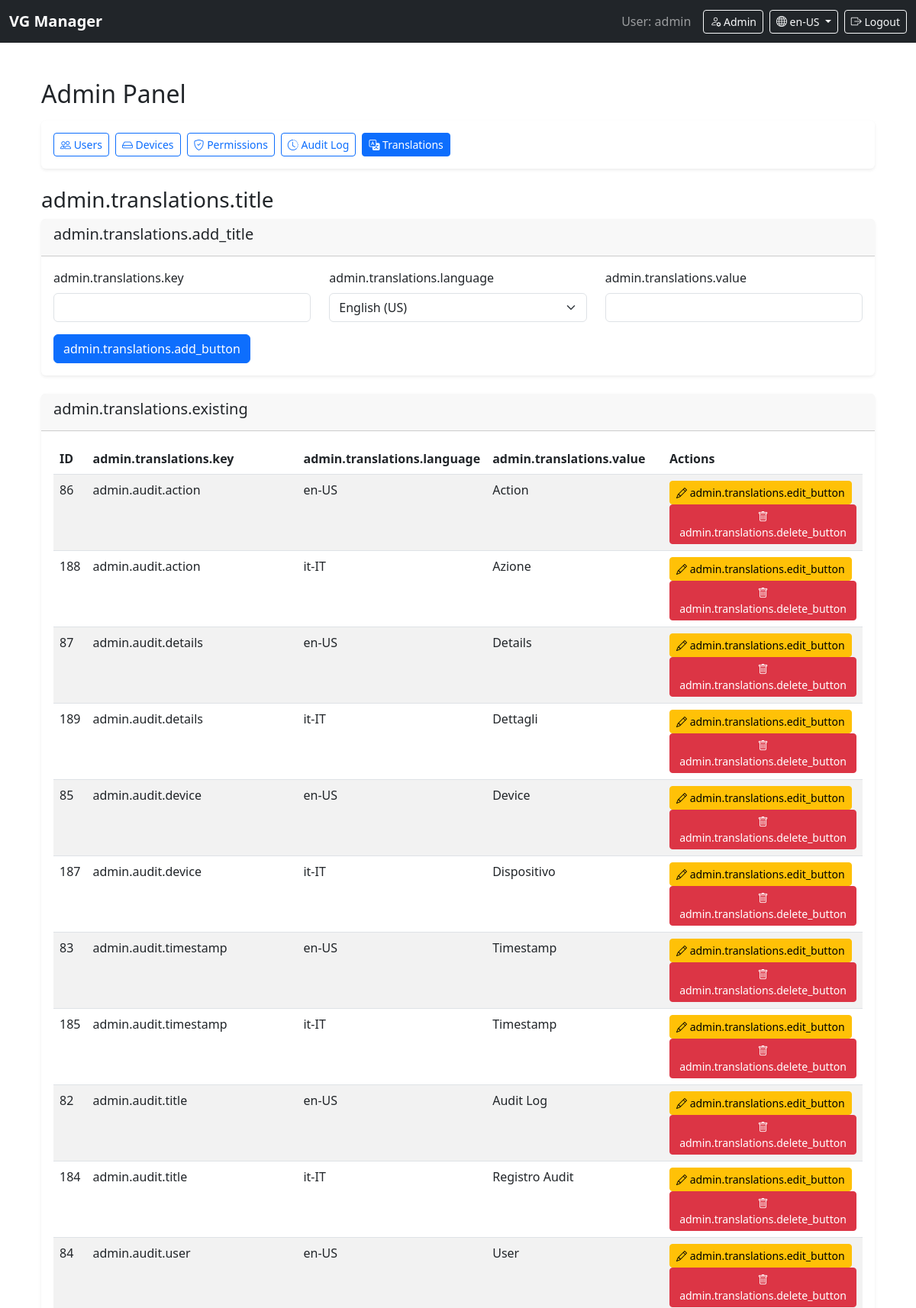
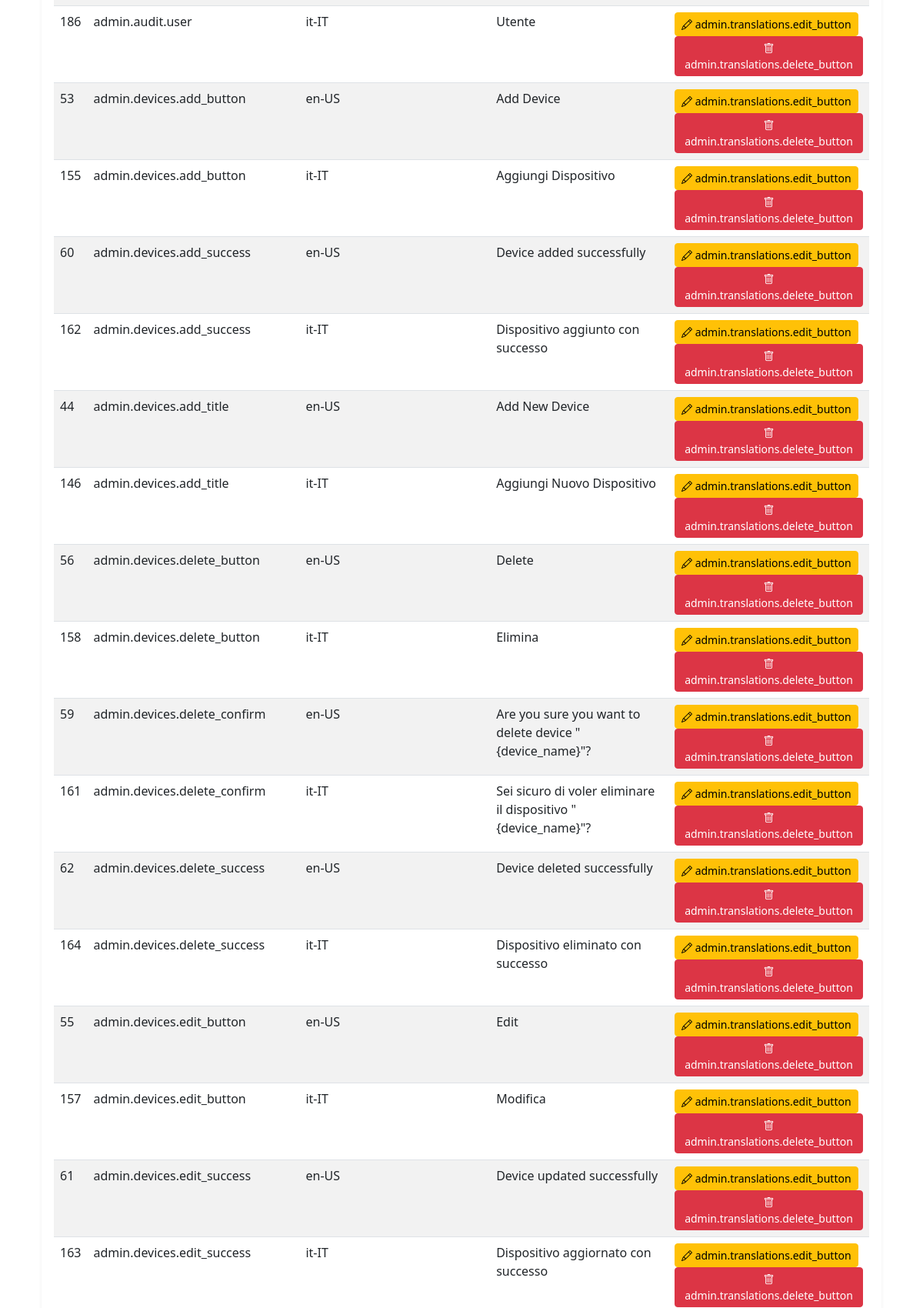
The app's page /admin/translations (signed in, upper part) with its own data (2 pictures, top to bottom).
### models.py (models this page shows, shortened)
class User(UserMixin, db.Model):
    id = db.Column(db.Integer, primary_key=True)
    username = db.Column(db.String(150), unique=True, nullable=False)
    password_hash = db.Column(db.String(200), nullable=False)
    role_mask = db.Column(db.Integer, default=Permissions.NONE)
    def can(self, permission):
        return (self.role_mask & permission) == permission

class Translation(db.Model):
    id = db.Column(db.Integer, primary_key=True)
    key = db.Column(db.String(100), index=True, nullable=False)   # 'login.welcome', 'device.name'
    language_code = db.Column(db.String(10), db.ForeignKey('language.code'), nullable=False)
    value = db.Column(db.Text, nullable=False)
    created_at = db.Column(db.DateTime, default=datetime.utcnow)
    updated_at = db.Column(db.DateTime, onupdate=datetime.utcnow)
    language = db.relationship('Language', backref='translations')

### app.py (the view, shortened to what this page needs)
@app.route('/admin/translations', methods=['GET', 'POST'])
@login_required
@admin_required
def admin_translations():
    translations = Translation.query.order_by(Translation.key, Translation.language_code).all()
    languages = Language.query.filter_by(is_active=True).all()
    return render_template('admin_translations.html', translations=translations, languages=languages, active_page='translations')

### app.py (called while the page is built)
@login_manager.user_loader
def load_user(user_id):
    return User.query.get(int(user_id))

def admin_required(f):
    @wraps(f)
    def decorated_function(*args, **kwargs):
        if not current_user.is_authenticated or not current_user.can(Permissions.ADMIN_ACCESS):
            flash("Admin access required", "danger")
            return redirect(url_for('dashboard'))
        return f(*args, **kwargs)
    return decorated_function

### services/translation_service.py (called while the page is built)
    def _before_request(self):
        language_code = session.get('language', 'en-US')
        g.current_language = language_code

    def _context_processor(self):
        return {
            'get_translation': self.get_translation,
            'get_translation_with_params': self.get_translation_with_params,
            'current_language': self.get_current_language,
            'available_languages': self.get_available_languages
        }

    def get_current_language(self):
        return getattr(g, 'current_language', 'en-US')

    def get_translation(self, key, language_code=None):
        if self._translation_cache is None:
            self._translation_cache = lru_cache(maxsize=1000)(self._get_translation_uncached)
        return self._translation_cache(key, language_code)

### templates/admin_translations.html (shortened to what this page needs)
{% extends "admin_base.html" %}
{% block admin_content %}
<h3>{{ get_translation('admin.translations.title') }}</h3>
<div class="card mb-4">
    <div class="card-header">
        <h5>{{ get_translation('admin.translations.add_title') }}</h5>
    </div>
    <div class="card-body">
        <form method="POST" action="{{ url_for('admin_translations') }}">
            <div class="row mb-3">
                <div class="col-md-4">
                    <label for="key" class="form-label">{{ get_translation('admin.translations.key') }}</label>
                    <input type="text" class="form-control" id="key" name="key" required>
                </div>
                <div class="col-md-4">
                    <label for="language_code" class="form-label">{{ get_translation('admin.translations.language') }}</label>
                    <select class="form-select" id="language_code" name="language_code" required>
                        {% for lang in languages %}
                        <option value="{{ lang.code }}">{{ lang.name }}</option>
                        {% endfor %}
                    </select>
                </div>
                <div class="col-md-4">
                    <label for="value" class="form-label">{{ get_translation('admin.translations.value') }}</label>
                    <input type="text" class="form-control" id="value" name="value" required>
                </div>
            </div>
            <button type="submit" class="btn btn-primary">{{ get_translation('admin.translations.add_button') }}</button>
        </form>
    </div>
</div>
<div class="card">
    <div class="card-header">
        <h5>{{ get_translation('admin.translations.existing') }}</h5>
    </div>
    <div class="card-body">
        <div class="table-responsive">
            <table class="table table-striped">
                <thead>
                    <tr>
                        <th>ID</th>
                        <th>{{ get_translation('admin.translations.key') }}</th>
                        <th>{{ get_translation('admin.translations.language') }}</th>
                        <th>{{ get_translation('admin.translations.value') }}</th>
                        <th>{{ get_translation('general.action') }}</th>
                    </tr>
                </thead>
                <tbody>
                    {% for translation in translations %}
                    <tr>
                        <td>{{ translation.id }}</td>
                        <td>{{ translation.key }}</td>
                        <td>{{ translation.language_code }}</td>
                        <td>{{ translation.value }}</td>
                        <td>
                            <button class="btn btn-sm btn-warning edit-translation-btn"
                                    data-translation-id="{{ translation.id }}"
                                    data-translation-key="{{ translation.key }}"
                                    data-translation-language="{{ translation.language_code }}"
                                    data-translation-value="{{ translation.value }}">
                                <i class="bi bi-pencil"></i> {{ get_translation('admin.translations.edit_button') }}
                            </button>
                            <button class="btn btn-sm btn-danger delete-translation-btn"
                                    data-translation-id="{{ translation.id }}"
                                    data-translation-key="{{ translation.key }}">
                                <i class="bi bi-trash"></i> {{ get_translation('admin.translations.delete_button') }}
                            </button>
                        </td>
                    </tr>
                    {% endfor %}
                </tbody>
            </table>
        </div>
    </div>
</div>
</div>
{% endblock %}

### templates/layout.html (shortened to what this page needs)
<!DOCTYPE html>
<html lang="en">
<head>
    <link href="https://cdn.jsdelivr.net/npm/bootstrap@5.3.0/dist/css/bootstrap.min.css" rel="stylesheet">
    <link rel="stylesheet" href="https://cdn.jsdelivr.net/npm/bootstrap-icons@1.10.0/font/bootstrap-icons.css">
</head>
<body>
    <nav class="navbar navbar-dark bg-dark navbar-expand-lg fixed-top">
        <div class="container-fluid">
            <a class="navbar-brand" href="{{ url_for('dashboard') }}">VG Manager</a>
            <div class="collapse navbar-collapse" id="navbarNav">
                <div class="d-flex flex-column flex-md-row align-items-md-center">
                    <span class="navbar-text me-3 mb-2 mb-md-0 d-none d-lg-inline">
                        User: {{ current_user.username }}
                    </span>
                    <div class="d-flex flex-wrap gap-2">
                        {% if current_user.can(1) %}
                        <a href="{{ url_for('admin_dashboard') }}" class="btn btn-sm btn-outline-light">
                            <i class="bi bi-person-gear"></i> <span class="d-none d-sm-inline">Admin</span>
                        </a>
                        {% endif %}
                        <div class="dropdown">
                            <button class="btn btn-sm btn-outline-light dropdown-toggle" type="button" id="languageDropdown" data-bs-toggle="dropdown" aria-expanded="false">
                                <i class="bi bi-globe"></i> <span class="d-none d-sm-inline">{{ current_language() }}</span>
                            </button>
                        </div>
                        <a href="{{ url_for('logout') }}" class="btn btn-sm btn-outline-light">
                            <i class="bi bi-box-arrow-right"></i> <span class="d-none d-sm-inline">Logout</span>
                        </a>
                    </div>
                </div>
            </div>
        </div>
    </nav>
    <div class="container mt-4">
        <div class="row">
            <div class="col-12">
        {% if content_type == 'dashboard' %}
            <h3>{{ get_translation('dashboard.title') }}</h3>
            <div class="list-group">
                {% for dev in devices %}
                    <a href="{{ url_for('diversion', device_id=dev.id) }}" class="list-group-item list-group-item-action">
                        {{ dev.name }} ({{ dev.ip_address }}) - {{ get_translation('dashboard.device_list') }}
                    </a>
                {% endfor %}
            </div>
        {% else %}
            {% block content %}{% endblock %}
        {% endif %}
    </div>
</body>
</html>

### templates/layout.html (style rules this page uses)
body { padding-top: 56px; }
@media (min-width: 992px) { body { padding-top: 56px; } }
.navbar-brand { font-weight: 600; }
.btn-sm { padding: 0.25rem 0.5rem; font-size: 0.875rem; }
.card { box-shadow: 0 0.125rem 0.25rem rgba(0, 0, 0, 0.075); border: none; transition: transform 0.2s; }
.table-responsive { overflow-x: auto; -webkit-overflow-scrolling: touch; }

### records on screen
User: username "admin"
Translation: value "Actions"
Translation: get_translation "admin.translations.edit_button", get_translation "admin.translations.delete_button"
Translation: get_translation "admin.translations.edit_button", get_translation "admin.translations.delete_button"
Translation: get_translation "admin.translations.edit_button", get_translation "admin.translations.delete_button"
Translation: get_translation "admin.translations.edit_button", get_translation "admin.translations.delete_button"
Translation: get_translation "admin.translations.edit_button", get_translation "admin.translations.delete_button"
Translation: get_translation "admin.translations.edit_button", get_translation "admin.translations.delete_button"
Translation: get_translation "admin.translations.edit_button", get_translation "admin.translations.delete_button"
Translation: get_translation "admin.translations.edit_button", get_translation "admin.translations.delete_button"
Translation: get_translation "admin.translations.edit_button", get_translation "admin.translations.delete_button"
Translation: get_translation "admin.translations.edit_button", get_translation "admin.translations.delete_button"
Translation: get_translation "admin.translations.edit_button", get_translation "admin.translations.delete_button"
Translation: get_translation "admin.translations.edit_button", get_translation "admin.translations.delete_button"
Translation: get_translation "admin.translations.edit_button", get_translation "admin.translations.delete_button"
Translation: get_translation "admin.translations.edit_button", get_translation "admin.translations.delete_button"
Translation: get_translation "admin.translations.edit_button", get_translation "admin.translations.delete_button"
Translation: get_translation "admin.translations.edit_button", get_translation "admin.translations.delete_button"
Translation: get_translation "admin.translations.edit_button", get_translation "admin.translations.delete_button"
Translation: get_translation "admin.translations.edit_button", get_translation "admin.translations.delete_button"
Translation: get_translation "admin.translations.edit_button", get_translation "admin.translations.delete_button"
Translation: get_translation "admin.translations.edit_button", get_translation "admin.translations.delete_button"
Translation: get_translation "admin.translations.edit_button", get_translation "admin.translations.delete_button"
Translation: get_translation "admin.translations.edit_button", get_translation "admin.translations.delete_button"
Translation: get_translation "admin.translations.edit_button", get_translation "admin.translations.delete_button"
Translation: get_translation "admin.translations.edit_button", get_translation "admin.translations.delete_button"
Translation: get_translation "admin.translations.edit_button", get_translation "admin.translations.delete_button"
Translation: get_translation "admin.translations.edit_button", get_translation "admin.translations.delete_button"
Translation: get_translation "admin.translations.edit_button", get_translation "admin.translations.delete_button"
Translation: get_translation "admin.translations.edit_button", get_translation "admin.translations.delete_button"

### other values on screen
{{ current_language() }} "en-US"
{{ get_translation('admin.translations.title') }} "admin.translations.title"
{{ get_translation('admin.translations.add_title') }} "admin.translations.add_title"
{{ get_translation('admin.translations.key') }} "admin.translations.key"
{{ get_translation('admin.translations.language') }} "admin.translations.language"
{{ get_translation('admin.translations.value') }} "admin.translations.value"
{{ get_translation('admin.translations.add_button') }} "admin.translations.add_button"
{{ get_translation('admin.translations.existing') }} "admin.translations.existing"
form field language_code "English (US)"
